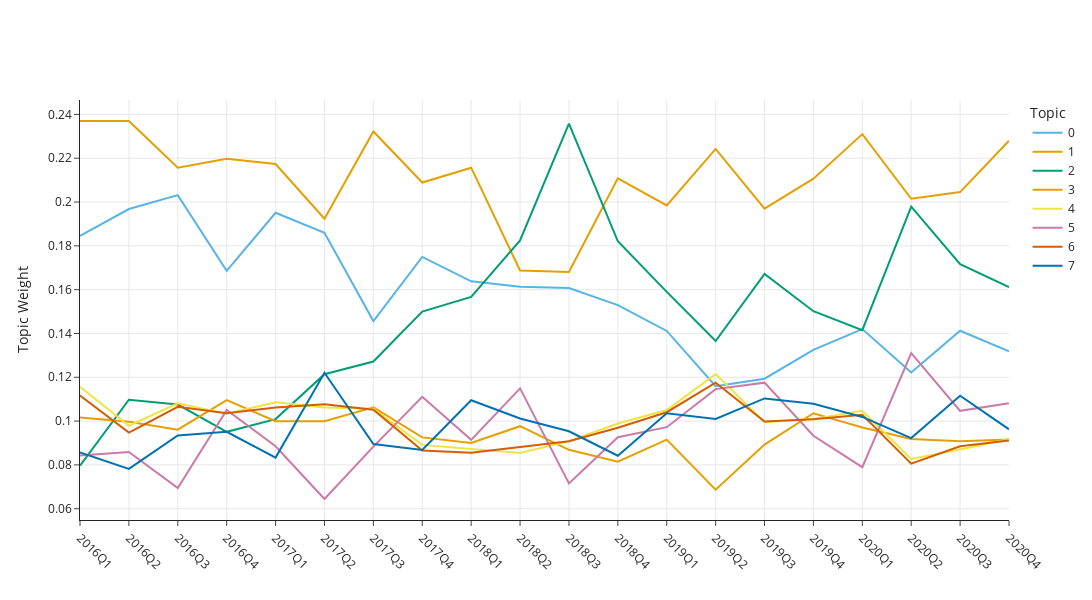

Notebook cell for this chart:
### Code cell
# Topic activity over time
import plotly.graph_objects as go

# # Convert the date column to datetime
data['time'] = pd.to_datetime(data['time'])

# Format the date column to quarterly periods
data['date_quarterly'] = data['time'].dt.to_period('Q').astype(str)

periods = data['date_quarterly'].tolist()

# Calculate topic activity over time
act = model.topic_activity_over_time(periods)

# Visualize topic activity
fig = model.visualize_topic_activity(top_n=8, topic_activity=act, time_slices=periods)

# Extract and sort the traces based on the legend text
fig.data = sorted(fig.data, key=lambda trace: trace.name)

# Update the name attribute of each trace to display only the first letter
for trace in fig.data:
    trace.name = trace.name[0]

# Update the layout to change the width, height, remove the title, add a legend title, and set x-axis labels to 45-degree angle
fig.update_layout(
    width=1200,
    height=600,
    title='',
    legend_title_text='Topic',
    xaxis_tickangle=45  # Set x-axis labels to 45-degree angle
)

# Show the updated figure
fig.show()

### Figure 1 — Plotly figure (JSON) as saved in the notebook; plotly's stock layout.template omitted (floating-point values rounded to 4 significant figures)
{"data": [{"hoverinfo": "text", "hovertext": "0_great_price_good_price_deliver_door_happy_purchase_price_great", "marker": {"color": "#56B4E9"}, "mode": "lines", "name": "0", "type": "scatter", "x": ["2016Q1", "2016Q2", "2016Q3", "2016Q4", "2017Q1", "2017Q2", "2017Q3", "2017Q4", "2018Q1", "2018Q2", "2018Q3", "2018Q4", "2019Q1", "2019Q2", "2019Q3", "2019Q4", "2020Q1", "2020Q2", "2020Q3", "2020Q4"], "y": [0.1845, 0.1968, 0.2031, 0.1686, 0.1951, 0.186, 0.1456, 0.1749, 0.1638, 0.1613, 0.1607, 0.1529, 0.1411, 0.116, 0.1194, 0.1325, 0.142, 0.1222, 0.1412, 0.1319]}, {"hoverinfo": "text", "hovertext": "1_dog_love_picky_eater_grain_free_brown_rice_highly_recommend", "marker": {"color": "#E69F00"}, "mode": "lines", "name": "1", "type": "scatter", "x": ["2016Q1", "2016Q2", "2016Q3", "2016Q4", "2017Q1", "2017Q2", "2017Q3", "2017Q4", "2018Q1", "2018Q2", "2018Q3", "2018Q4", "2019Q1", "2019Q2", "2019Q3", "2019Q4", "2020Q1", "2020Q2", "2020Q3", "2020Q4"], "y": [0.2369, 0.237, 0.2156, 0.2197, 0.2174, 0.1924, 0.2322, 0.2089, 0.2157, 0.1688, 0.1681, 0.2108, 0.1984, 0.2242, 0.197, 0.2107, 0.231, 0.2015, 0.2045, 0.228]}, {"hoverinfo": "text", "hovertext": "2_open_bag_read_review_open_box_buy_bag_bag_rip", "marker": {"color": "#009E73"}, "mode": "lines", "name": "2", "type": "scatter", "x": ["2016Q1", "2016Q2", "2016Q3", "2016Q4", "2017Q1", "2017Q2", "2017Q3", "2017Q4", "2018Q1", "2018Q2", "2018Q3", "2018Q4", "2019Q1", "2019Q2", "2019Q3", "2019Q4", "2020Q1", "2020Q2", "2020Q3", "2020Q4"], "y": [0.07964, 0.1098, 0.1076, 0.0951, 0.1009, 0.1214, 0.1272, 0.15, 0.1567, 0.1825, 0.2358, 0.1821, 0.159, 0.1366, 0.1672, 0.1502, 0.1415, 0.1979, 0.1716, 0.1611]}, {"hoverinfo": "text", "hovertext": "3_healthy_weight_lose_weight_science_diet_digestive_issue_skin_issue", "marker": {"color": "#E69F00"}, "mode": "lines", "name": "3", "type": "scatter", "x": ["2016Q1", "2016Q2", "2016Q3", "2016Q4", "2017Q1", "2017Q2", "2017Q3", "2017Q4", "2018Q1", "2018Q2", "2018Q3", "2018Q4", "2019Q1", "2019Q2", "2019Q3", "2019Q4", "2020Q1", "2020Q2", "2020Q3", "2020Q4"], "y": [0.1017, 0.09972, 0.09608, 0.1096, 0.09996, 0.09992, 0.1063, 0.09255, 0.09005, 0.09768, 0.08689, 0.08146, 0.09152, 0.06869, 0.08929, 0.1036, 0.0971, 0.09184, 0.09077, 0.09161]}, {"hoverinfo": "text", "hovertext": "4_bull_love_mastiff_eat_stuff_yum_weight_issue_lick_foot", "marker": {"color": "#F0E442"}, "mode": "lines", "name": "4", "type": "scatter", "x": ["2016Q1", "2016Q2", "2016Q3", "2016Q4", "2017Q1", "2017Q2", "2017Q3", "2017Q4", "2018Q1", "2018Q2", "2018Q3", "2018Q4", "2019Q1", "2019Q2", "2019Q3", "2019Q4", "2020Q1", "2020Q2", "2020Q3", "2020Q4"], "y": [0.1156, 0.09788, 0.1082, 0.1034, 0.1086, 0.1062, 0.1056, 0.08914, 0.08725, 0.08542, 0.09082, 0.09891, 0.1051, 0.1215, 0.09946, 0.101, 0.1047, 0.08268, 0.08705, 0.09189]}, {"hoverinfo": "text", "hovertext": "5_taste_great_picky_eat_eat_month_flavor_love_dry_eat", "marker": {"color": "#CC79A7"}, "mode": "lines", "name": "5", "type": "scatter", "x": ["2016Q1", "2016Q2", "2016Q3", "2016Q4", "2017Q1", "2017Q2", "2017Q3", "2017Q4", "2018Q1", "2018Q2", "2018Q3", "2018Q4", "2019Q1", "2019Q2", "2019Q3", "2019Q4", "2020Q1", "2020Q2", "2020Q3", "2020Q4"], "y": [0.08431, 0.08587, 0.06942, 0.105, 0.08854, 0.06444, 0.08836, 0.1111, 0.09144, 0.1149, 0.07157, 0.09263, 0.09722, 0.1146, 0.1176, 0.09332, 0.07895, 0.131, 0.1047, 0.1081]}, {"hoverinfo": "text", "hovertext": "6_charlie_beagle_day_dental_rescue_eat_healthy_strong_lose_extra", "marker": {"color": "#D55E00"}, "mode": "lines", "name": "6", "type": "scatter", "x": ["2016Q1", "2016Q2", "2016Q3", "2016Q4", "2017Q1", "2017Q2", "2017Q3", "2017Q4", "2018Q1", "2018Q2", "2018Q3", "2018Q4", "2019Q1", "2019Q2", "2019Q3", "2019Q4", "2020Q1", "2020Q2", "2020Q3", "2020Q4"], "y": [0.1117, 0.09476, 0.1065, 0.1035, 0.1062, 0.1077, 0.1052, 0.08661, 0.08557, 0.08818, 0.09079, 0.09695, 0.1041, 0.1176, 0.09979, 0.1008, 0.1028, 0.08059, 0.08854, 0.0911]}, {"hoverinfo": "text", "hovertext": "7_change_dry_reaction_cheap_lawsuit_purchase_fishy_breath_eat_cheap", "marker": {"color": "#0072B2"}, "mode": "lines", "name": "7", "type": "scatter", "x": ["2016Q1", "2016Q2", "2016Q3", "2016Q4", "2017Q1", "2017Q2", "2017Q3", "2017Q4", "2018Q1", "2018Q2", "2018Q3", "2018Q4", "2019Q1", "2019Q2", "2019Q3", "2019Q4", "2020Q1", "2020Q2", "2020Q3", "2020Q4"], "y": [0.08565, 0.07819, 0.09345, 0.09511, 0.08335, 0.1221, 0.08953, 0.08678, 0.1095, 0.1012, 0.09536, 0.0842, 0.1036, 0.1009, 0.1104, 0.1079, 0.1019, 0.09222, 0.1115, 0.09625]}], "layout": {"height": 600, "hoverlabel": {"bgcolor": "white", "font": {"family": "Rockwell", "size": 16}}, "legend": {"title": {"text": "Topic"}}, "title": {"text": ""}, "width": 1200, "xaxis": {"showgrid": true, "tickangle": 45}, "yaxis": {"showgrid": true, "title": {"text": "Topic Weight"}}}}
